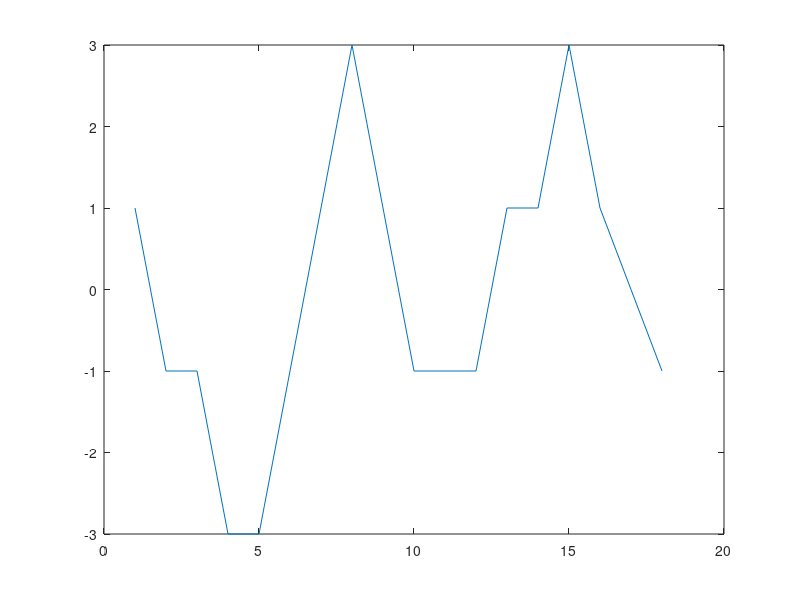

Source code (MATLAB):
close all; clear; clc;
a = [1, 0, 1, 0, 0, 0, 0, 1, 1, 1, 0, 0, 1, 0, 1, 1, 1, 0];
a(a==0) = -1;
filter = ones(1, 3);
[c, lags] = xcorr(a, filter);
% plot(lags, c)
corr = c(lags >=0);
plot(corr)